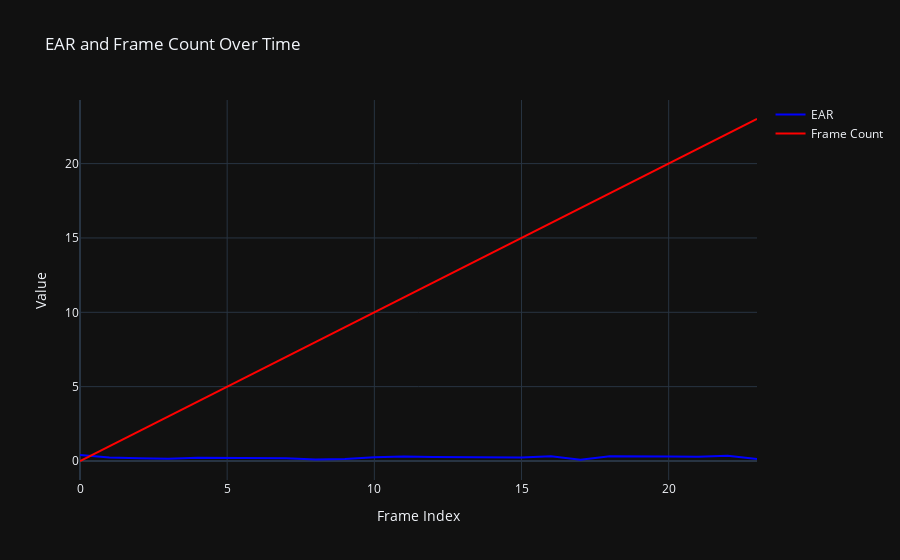

Notebook code for this chart:
### Code cell
fig.show()

### Figure 1 — Plotly figure (JSON) as saved in the notebook; plotly's stock layout.template omitted (floating-point values rounded to 4 significant figures)
{"data": [{"line": {"color": "blue"}, "mode": "lines", "name": "EAR", "type": "scatter", "x": [0, 1, 2, 3, 4, 5, 6, 7, 8, 9, 10, 11, 12, 13, 14, 15, 16, 17, 18, 19, 20, 21, 22, 23], "y": [0.4075, 0.2436, 0.1905, 0.1558, 0.2189, 0.2174, 0.1768, 0.1833, 0.1067, 0.1374, 0.2461, 0.2967, 0.267, 0.244, 0.2345, 0.2344, 0.3218, 0.08293, 0.3212, 0.3357, 0.3088, 0.2816, 0.3489, 0.1272]}, {"line": {"color": "red"}, "mode": "lines", "name": "Frame Count", "type": "scatter", "x": [0, 1, 2, 3, 4, 5, 6, 7, 8, 9, 10, 11, 12, 13, 14, 15, 16, 17, 18, 19, 20, 21, 22, 23], "y": [0, 1, 2, 3, 4, 5, 6, 7, 8, 9, 10, 11, 12, 13, 14, 15, 16, 17, 18, 19, 20, 21, 22, 23]}], "layout": {"hovermode": "closest", "title": {"text": "EAR and Frame Count Over Time"}, "xaxis": {"title": {"text": "Frame Index"}}, "yaxis": {"title": {"text": "Value"}}}}
